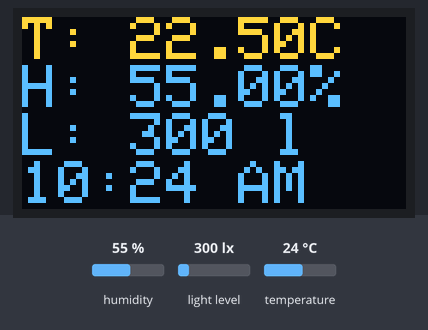
A sketch run on a simulated Arduino Uno, built for the host (arithmetic inside an expression is 32-bit, double 64-bit). Shown: 128×64 one-colour display. The inputs (shaded band) are chosen by the test bench; at power-on: humidity 55 %, light level 300 lx, temperature 24 °C. The OLED is the two-colour kind (top 16 rows yellow); the local clock reads 2024-03-15 10:24:30 at power-on unless the sketch sets it; storage starts empty; what the sketch prints to the serial monitor is not drawn.

Above: at 1.2 s.
1.3 s: humidity set to 22 %
At 3.5 s:
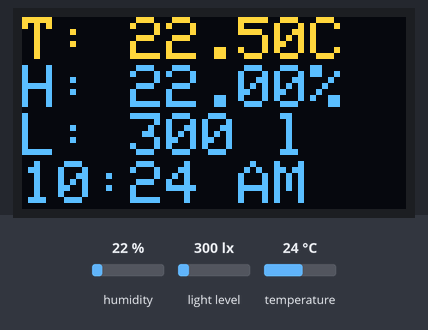
3.9 s: light level set to 40 lx
At 5.5 s:
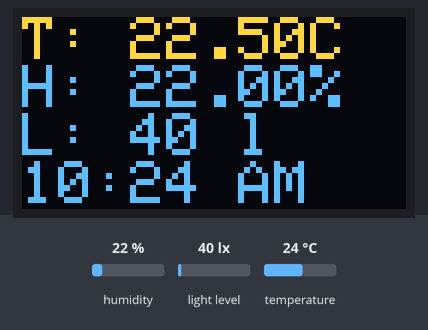
6.1 s: temperature set to 12 °C
At 7.5 s:
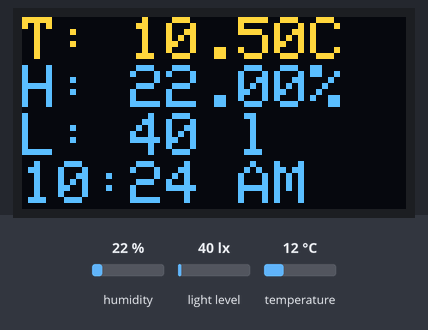
8.3 s: humidity set to 40 %
At 9.6 s:
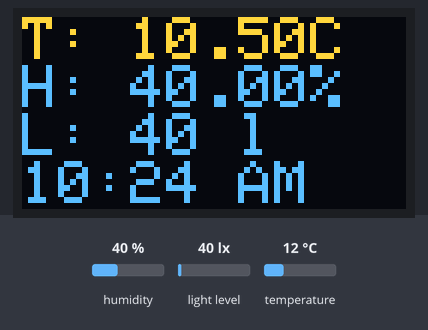
Timing chart, 0 to 11.3 s (numbered marks = the images above; inputs shaded):
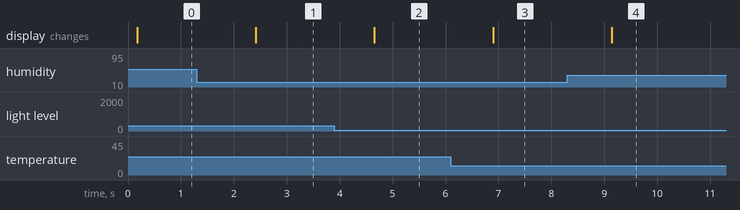

Measured:
- after the input at 1.3 s, the display: changes after 1.1 s (image 1)
- after the input at 3.9 s, the display: changes after 0.76 s (image 2)
- after the input at 6.1 s, the display: changes after 0.80 s (image 3)
- after the input at 8.3 s, the display: changes after 0.84 s (image 4)

The sketch:

monitor_with_sd_card.ino
```cpp
// Inlcude relevant libraries
#include <AM2320.h>
#include <Wire.h>
#include <SPI.h>
#include <SD.h>
#include <Adafruit_Sensor.h>
#include <Adafruit_TSL2561_U.h>
#include <Adafruit_GFX.h>
#include <Adafruit_SSD1306.h>
#include <RTClib.h>

// Initialise sensors variable
AM2320 tempAndHumid;
Adafruit_TSL2561_Unified luxMeter = Adafruit_TSL2561_Unified(TSL2561_ADDR_FLOAT, 12345); //address at the end is for
// adafruit sensor libray
RTC_DS1307 rtc;

// setup software SPI (the default case):
#define OLED_MOSI   9
#define OLED_CLK    8
#define OLED_DC    11
#define OLED_CS    12
#define OLED_RESET 10
Adafruit_SSD1306 display(OLED_MOSI, OLED_CLK, OLED_DC, OLED_RESET, OLED_CS);

// SD card on hardware SPI
const int chipSelect = 53;

// vars for saving data every minute
int lastUnixMin;
int nowUnixMin;
int nextUnixMin;
float temp;
float humidity;
int lux;

void setup() {
  // turn on serial for error reporting
  Serial.begin(9600);

  // setup sd card
  if (!SD.begin(chipSelect)) {
    Serial.println("Card failed, or not present");
    // don't do anything more:
    return;
  }
  Serial.println("SD card initialized.");

  // initialise sensors
  tempAndHumid.begin();

  if(!luxMeter.begin()){
    Serial.println("TSL2561 / Lux meter not detected");
    while(1); //wait until restarted because code won't run without sensor
  }
  // initialise rtc
  if (!rtc.begin()) {
    Serial.println("Couldn't find RTC");
  } else {
    if (!rtc.isrunning()) {
      Serial.println("RTC not running, starting now.");
      // update rtc time
      rtc.adjust(DateTime(F(__DATE__), F(__TIME__)));
    }
  }
  // configure luxMeter
  luxMeter.setGain(TSL2561_GAIN_1X); //sets sensitivity to 1x
  luxMeter.setIntegrationTime(TSL2561_INTEGRATIONTIME_101MS); //same as camera shutter speed; options are 13ms, 101ms and 402ms.
  // lower values allow for greater accuracy in bright condition, higher for dark conditions.

  //configure display
  display.begin(SSD1306_SWITCHCAPVCC);
  display.clearDisplay();
  display.setTextSize(2);
  display.setTextColor(WHITE);

  // get start time for timer
  DateTime start = rtc.now();
  lastUnixMin = start.unixtime();
}

void loop() {
  display.setCursor(0,0);
  display.clearDisplay();
  if (tempAndHumid.measure()){ // .measure returns true if measurement was successful
    display.print("T: ");
    temp = tempAndHumid.getTemperature() - 1.5;
    display.print(temp); // retrieves the temp value
    display.print("C\nH: ");
    humidity = tempAndHumid.getHumidity();
    display.print(humidity); // retrieves the humidity value
    display.println("%");
  } else {
    int errorCode = tempAndHumid.getErrorCode();
    switch (errorCode) {
      case 1: Serial.println("ERR: Sensor is offline"); break;
      case 2: Serial.println("ERR: CRC validation failed."); break;
    }
  }

  // get sensor event
  sensors_event_t event;
  luxMeter.getEvent(&event);

  // displays output in lux
  if (event.light){
    display.print("L: ");
    lux = (int)event.light;
    display.print(lux);
    display.println(" l");
  } else {
    Serial.println("TSL2561 overloaded - no reliable info");
    display.println("LuxOverload");
  }


  //get current time
  DateTime now = rtc.now();

  //convert to 12 hour time
  int twentyfourhr = now.hour();
  int twelvehr;
  char partOfDay[4];
  if(twentyfourhr < 12){
    twelvehr = twentyfourhr;
    sprintf(partOfDay, " AM");
  } else {
    twelvehr = twentyfourhr - 12;
    sprintf(partOfDay, " PM");
  }
  display.print(twelvehr); display.print(":");
  display.print(now.minute(), DEC); display.print(partOfDay);
  display.display();

  // check if a minute has elasped. if it has then store data on sd card.
  nowUnixMin = now.unixtime();
  nextUnixMin = lastUnixMin + 60;

  if(nowUnixMin > nextUnixMin){
    lastUnixMin = nowUnixMin;
    String currentTime = String(now.minute()) + ":" + String(now.hour()) + " - " + String(now.day()) + "/" + String(now.month()) + "/" + String(now.year());
    String dataString = String(temp) + "," + String(humidity) + "," + String(lux) + "," + currentTime;
    File dataFile = SD.open("data.log", FILE_WRITE);
    if(dataFile) {
      dataFile.println(dataString);
      dataFile.close();
    }
  }
  delay(1000);
}
```
